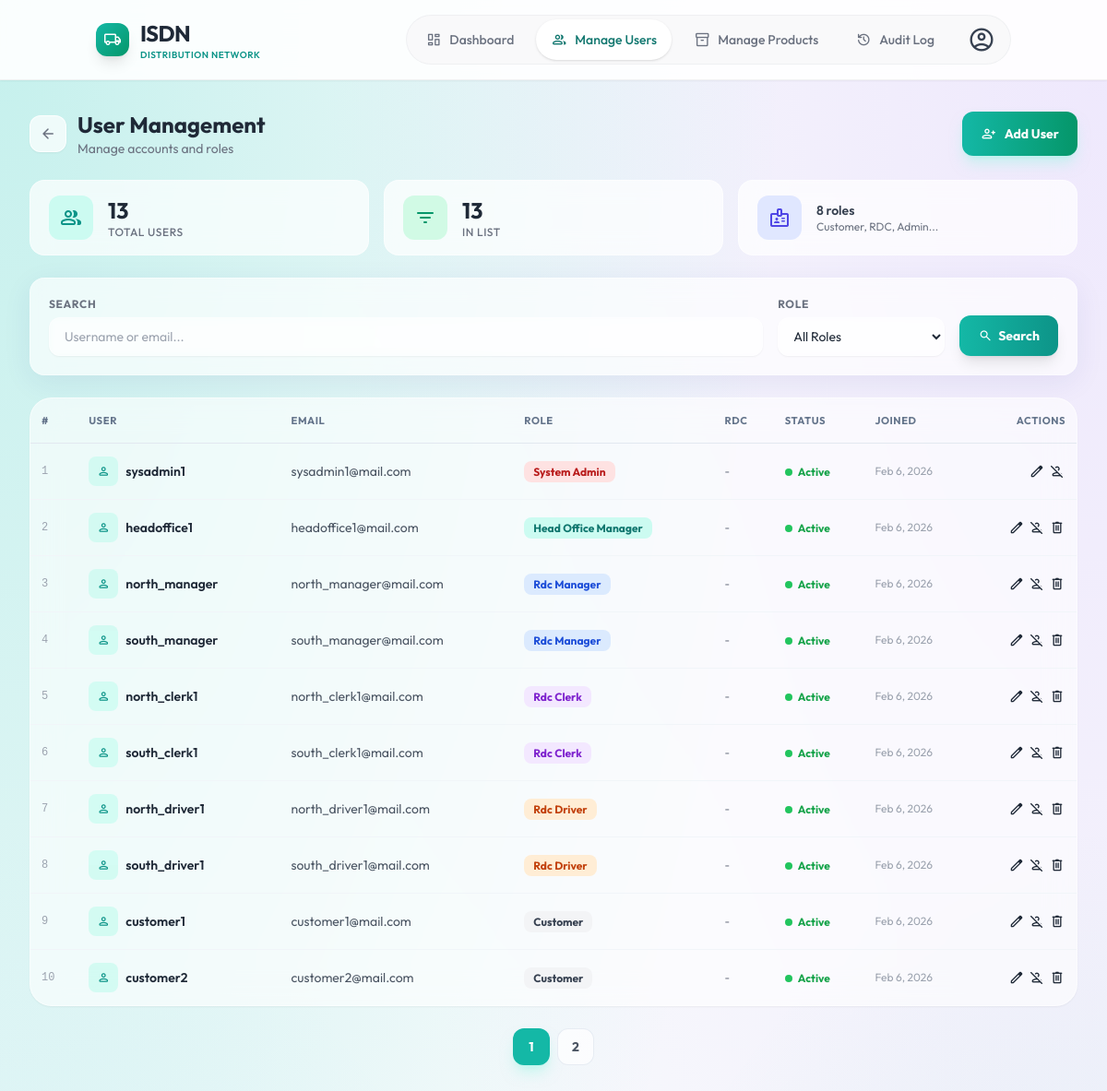
/index.php?page=system-admin-users (signed in), run on the app's committed database.
### tables this page shows
CREATE TABLE `users` (
  `id` int(11) NOT NULL,
  `username` varchar(100) NOT NULL,
  `email` varchar(150) NOT NULL,
  `password` varchar(255) NOT NULL,
  `role` enum('customer','rdc_manager','rdc_clerk','rdc_sales_ref','logistics_officer','rdc_driver','head_office_manager','system_admin') DEFAULT 'customer',
  `rdc_id` int(11) DEFAULT NULL,
  `google_id` varchar(255) DEFAULT NULL,
  `password_reset_token` varchar(255) DEFAULT NULL,
  `password_reset_expires` datetime DEFAULT NULL,
  `is_active` tinyint(1) NOT NULL DEFAULT 1,
  `created_at` timestamp NULL DEFAULT current_timestamp(),
  `updated_at` timestamp NULL DEFAULT current_timestamp() ON UPDATE current_timestamp()
);

### models/SystemAdmin.php (called while the page is built, shortened)
<?php
class SystemAdmin
{
    private PDO $pdo;
    public function __construct(PDO $pdo)
    {
        $this->pdo = $pdo;
    }
    public function getUsers(int $page = 1, int $perPage = 10, string $search = '', string $roleFilter = ''): array
    {
        $offset = ($page - 1) * $perPage;
        $conditions = [];
        $params = [];
        $where = $conditions ? 'WHERE ' . implode(' AND ', $conditions) : '';
        $sql = "SELECT u.*, r.rdc_name
                FROM users u
                LEFT JOIN rdcs r ON u.rdc_id = r.rdc_id
                {$where}
                ORDER BY u.created_at DESC
                LIMIT {$perPage} OFFSET {$offset}";
        $stmt = $this->pdo->prepare($sql);
        $stmt->execute($params);
        return $stmt->fetchAll(PDO::FETCH_ASSOC);
    }
    public function countUsers(string $search = '', string $roleFilter = ''): int
    {
        $conditions = [];
        $params = [];
        $where = $conditions ? 'WHERE ' . implode(' AND ', $conditions) : '';
        $stmt = $this->pdo->prepare("SELECT COUNT(*) FROM users {$where}");
        $stmt->execute($params);
        return (int) $stmt->fetchColumn();
    }
    public function getAllRoles(): array
    {
        return [
            'customer'             => 'Customer',
            'rdc_manager'          => 'RDC Manager',
            'rdc_clerk'            => 'RDC Clerk',
            'rdc_sales_ref'        => 'Sales Representative',
            'logistics_officer'    => 'Logistics Officer',
            'rdc_driver'           => 'RDC Driver',
            'head_office_manager'  => 'Head Office Manager',
            'system_admin'         => 'System Administrator',
        ];
    }
}

### views/system-admin/users.php (the view, shortened to what this page needs)
<?php
require_once __DIR__ . '/../../models/SystemAdmin.php';
$admin = new SystemAdmin($pdo);
require_once __DIR__ . '/../../includes/header.php';
?>
<?php
$search     = trim($_GET['search'] ?? '');
$roleFilter = trim($_GET['role'] ?? '');
$page       = max(1, (int) ($_GET['pg'] ?? 1));
$perPage    = 10;
$users      = $admin->getUsers($page, $perPage, $search, $roleFilter);
$totalUsers = $admin->countUsers($search, $roleFilter);
$totalPages = max(1, ceil($totalUsers / $perPage));
$allRoles   = $admin->getAllRoles();
$totalAll   = $admin->countUsers('', '');
$roleBadges = [
    'customer'            => 'bg-gray-100 text-gray-700',
    'rdc_manager'         => 'bg-blue-100 text-blue-700',
    'rdc_clerk'           => 'bg-purple-100 text-purple-700',
    'rdc_sales_ref'       => 'bg-indigo-100 text-indigo-700',
    'logistics_officer'   => 'bg-yellow-100 text-yellow-700',
    'rdc_driver'          => 'bg-orange-100 text-orange-700',
    'head_office_manager' => 'bg-teal-100 text-teal-700',
    'system_admin'        => 'bg-red-100 text-red-700',
];
?>
<div class="min-h-screen py-8 px-4 sm:px-6 lg:px-8">
    <div class="max-w-7xl mx-auto">
        <div class="flex flex-col md:flex-row md:items-center justify-between gap-4 mb-6">
            <div class="flex items-center gap-3">
                <a href="<?php echo BASE_PATH; ?>/index.php?page=system-admin-dashboard" class="w-10 h-10 rounded-xl bg-white/70 border border-white/80 flex items-center justify-center text-gray-500 hover:text-teal-600 hover:bg-white shadow-sm transition"><span class="material-symbols-rounded">arrow_back</span></a>
                <div>
                    <h1 class="text-2xl font-bold text-gray-800 font-['Outfit']">User Management</h1>
                    <p class="text-sm text-gray-500">Manage accounts and roles</p>
                </div>
            </div>
            <a href="<?php echo BASE_PATH; ?>/index.php?page=system-admin-users&action=add" class="px-5 py-2.5 rounded-xl bg-gradient-to-r from-teal-500 to-emerald-600 text-white font-bold text-sm shadow-lg shadow-teal-200/50 hover:shadow-teal-200/70 hover:scale-[1.02] transition flex items-center gap-2 w-fit">
                <span class="material-symbols-rounded text-lg">person_add</span> Add User
            </a>
        </div>
        <div class="grid grid-cols-1 sm:grid-cols-2 lg:grid-cols-3 gap-4 mb-6">
            <div class="stat-card flex items-center gap-4">
                <div class="w-12 h-12 rounded-xl bg-teal-100 flex items-center justify-center text-teal-600">
                    <span class="material-symbols-rounded text-2xl">group</span>
                </div>
                <div>
                    <p class="text-2xl font-bold text-gray-800"><?php echo number_format($totalAll); ?></p>
                    <p class="text-xs font-medium text-gray-500 uppercase tracking-wider">Total Users</p>
                </div>
            </div>
            <div class="stat-card flex items-center gap-4">
                <div class="w-12 h-12 rounded-xl bg-emerald-100 flex items-center justify-center text-emerald-600">
                    <span class="material-symbols-rounded text-2xl">filter_list</span>
                </div>
                <div>
                    <p class="text-2xl font-bold text-gray-800"><?php echo number_format($totalUsers); ?></p>
                    <p class="text-xs font-medium text-gray-500 uppercase tracking-wider"><?php echo ($search || $roleFilter) ? 'Showing (filtered)' : 'In list'; ?></p>
                </div>
            </div>
            <div class="stat-card flex items-center gap-4 sm:col-span-2 lg:col-span-1">
                <div class="w-12 h-12 rounded-xl bg-indigo-100 flex items-center justify-center text-indigo-600">
                    <span class="material-symbols-rounded text-2xl">badge</span>
                </div>
                <div class="min-w-0">
                    <p class="text-sm font-semibold text-gray-700 truncate"><?php echo count($allRoles); ?> roles</p>
                    <p class="text-xs text-gray-500">Customer, RDC, Admin...</p>
                </div>
            </div>
        </div>
        <form method="GET" class="glass-card rounded-2xl p-5 mb-6 flex flex-wrap gap-4 items-end">
            <div class="flex-1 min-w-[200px]">
                <label class="block text-xs font-bold text-gray-500 uppercase tracking-wider mb-1.5">Search</label>
                <input type="text" name="search" value="<?php echo htmlspecialchars($search); ?>" placeholder="Username or email..."
                       class="w-full border border-white/40 bg-white/30 backdrop-blur-sm rounded-xl px-4 py-2.5 text-sm focus:ring-2 focus:ring-teal-500 focus:border-transparent transition shadow-sm">
            </div>
            <div>
                <label class="block text-xs font-bold text-gray-500 uppercase tracking-wider mb-1.5">Role</label>
                <select name="role" class="border border-white/40 bg-white/30 backdrop-blur-sm rounded-xl px-3 py-2.5 text-sm min-w-[160px] focus:ring-2 focus:ring-teal-500 transition shadow-sm">
                    <option value="">All Roles</option>
                </select>
            </div>
            <button type="submit" class="px-5 py-2.5 rounded-xl bg-gradient-to-r from-teal-500 to-teal-600 text-white font-bold text-sm shadow-lg hover:scale-[1.02] transition flex items-center gap-1.5">
                <span class="material-symbols-rounded text-base">search</span> Search
            </button>
        </form>
        <div class="glass-panel rounded-3xl overflow-hidden mb-6 shadow-sm">
            <?php if (empty($users)): ?>
                <div class="text-center py-20">
                    <div class="w-20 h-20 mx-auto rounded-2xl bg-gray-100/80 flex items-center justify-center text-gray-300 mb-4"><span class="material-symbols-rounded text-4xl">person_search</span></div>
                    <p class="text-gray-500 font-medium">No users found</p>
                    <p class="text-sm text-gray-400 mt-1">Try adjusting search or filters</p>
                </div>
            <?php else: ?>
                <div class="overflow-x-auto">
                    <table class="w-full text-sm admin-table">
                        <thead>
                            <tr class="text-left">
                                <th>#</th>
                                <th>User</th>
                                <th>Email</th>
                                <th>Role</th>
                                <th>RDC</th>
                                <th>Status</th>
                                <th>Joined</th>
                                <th class="text-right">Actions</th>
                            </tr>
                        </thead>
                        <tbody class="divide-y divide-slate-100">
                            <?php foreach ($users as $u): ?>
                            <tr class="table-row-hover" data-user="<?php echo htmlspecialchars(json_encode(['id' => $u['id'], 'username' => $u['username'], 'email' => $u['email'], 'role' => $u['role'], 'rdc_name' => $u['rdc_name'] ?? '-', 'is_active' => (int)($u['is_active'] ?? 1), 'created_at' => $u['created_at']])); ?>">
                                <td class="text-gray-400 font-mono text-xs"><?php echo $u['id']; ?></td>
                                <td>
                                    <button type="button" onclick="openViewUser(this.closest('tr'))" class="font-semibold text-gray-800 hover:text-teal-600 transition text-left flex items-center gap-2">
                                        <span class="w-8 h-8 rounded-lg bg-teal-100/80 flex items-center justify-center text-teal-600 flex-shrink-0"><span class="material-symbols-rounded text-base">person</span></span>
                                        <?php echo htmlspecialchars($u['username']); ?>
                                    </button>
                                </td>
                                <td class="text-gray-600"><?php echo htmlspecialchars($u['email']); ?></td>
                                <td><span class="px-2.5 py-1 rounded-lg text-xs font-bold <?php echo $roleBadges[$u['role']] ?? 'bg-gray-100 text-gray-600'; ?>"><?php echo ucwords(str_replace('_', ' ', $u['role'])); ?></span></td>
                                <td class="text-gray-500 text-xs"><?php echo htmlspecialchars($u['rdc_name'] ?? '-'); ?></td>
                                <td>
                                    <?php if ($u['is_active'] ?? 1): ?>
                                        <span class="inline-flex items-center gap-1.5 text-xs font-bold text-green-600"><span class="w-2 h-2 rounded-full bg-green-500"></span>Active</span>
                                    <?php else: ?>
                                        <span class="inline-flex items-center gap-1.5 text-xs font-bold text-red-500"><span class="w-2 h-2 rounded-full bg-red-400"></span>Inactive</span>
                                    <?php endif; ?>
                                </td>
                                <td class="text-gray-400 text-xs"><?php echo date('M j, Y', strtotime($u['created_at'])); ?></td>
                                <td class="text-right">
                                    <div class="flex items-center justify-end gap-1">
                                        <a href="<?php echo BASE_PATH; ?>/index.php?page=system-admin-users&action=edit&id=<?php echo $u['id']; ?>" class="admin-action-btn admin-action-btn-edit" title="Edit"><span class="material-symbols-rounded text-lg">edit</span></a>
                                        <button type="button" onclick="openConfirmUser(<?php echo $u['id']; ?>, 'toggle', '<?php echo ($u['is_active'] ?? 1) ? 'Deactivate' : 'Activate'; ?> this user?')" class="admin-action-btn admin-action-btn-toggle <?php echo ($u['is_active'] ?? 1) ? '' : 'on'; ?>" title="<?php echo ($u['is_active'] ?? 1) ? 'Deactivate' : 'Activate'; ?>"><span class="material-symbols-rounded text-lg"><?php echo ($u['is_active'] ?? 1) ? 'person_off' : 'person'; ?></span></button>
                                        <?php if ($u['id'] != $_SESSION['user_id']): ?>
                                        <button type="button" onclick="openConfirmUser(<?php echo $u['id']; ?>, 'delete', 'Permanently delete this user? This cannot be undone.')" class="admin-action-btn admin-action-btn-delete" title="Delete"><span class="material-symbols-rounded text-lg">delete</span></button>
                                        <?php endif; ?>
                                    </div>
                                </td>
                            </tr>
                            <?php endforeach; ?>
                        </tbody>
                    </table>
                </div>
            <?php endif; ?>
        </div>
        <?php if ($totalPages > 1): ?>
        <div class="flex items-center justify-center gap-2 flex-wrap">
            <?php for ($i = 1; $i <= $totalPages; $i++):
                $isActive = $i === $page;
                $qs = http_build_query(array_merge($_GET, ['pg' => $i]));
            ?>
                <a href="<?php echo BASE_PATH; ?>/index.php?<?php echo $qs; ?>"
                   class="w-10 h-10 rounded-xl flex items-center justify-center text-sm font-bold transition <?php echo $isActive ? 'bg-teal-500 text-white shadow-lg shadow-teal-200/50' : 'bg-white/70 text-gray-600 hover:bg-white border border-slate-200/80'; ?>">
                    <?php echo $i; ?>
                </a>
            <?php endfor; ?>
        </div>
        <?php endif; ?>
    </div>
</div>
<?php require_once __DIR__ . '/../../includes/footer.php'; ?>

### data on the page
users: id "1", username "sysadmin1", email "sysadmin1@mail.com", role "System Admin", rdc_name "-", is_active 1 (drawn), created_at "Feb 6, 2026"
users: id "2", username "headoffice1", email "headoffice1@mail.com", role "Head Office Manager", rdc_name "-", is_active 1 (drawn), created_at "Feb 6, 2026"
users: id "3", username "north_manager", email "north_manager@mail.com", role "Rdc Manager", rdc_name "-", is_active 1 (drawn), created_at "Feb 6, 2026"
users: id "4", username "south_manager", email "south_manager@mail.com", role "Rdc Manager", rdc_name "-", is_active 1 (drawn), created_at "Feb 6, 2026"
users: id "5", username "north_clerk1", email "north_clerk1@mail.com", role "Rdc Clerk", rdc_name "-", is_active 1 (drawn), created_at "Feb 6, 2026"
users: id "6", username "south_clerk1", email "south_clerk1@mail.com", role "Rdc Clerk", rdc_name "-", is_active 1 (drawn), created_at "Feb 6, 2026"
users: id "7", username "north_driver1", email "north_driver1@mail.com", role "Rdc Driver", rdc_name "-", is_active 1 (drawn), created_at "Feb 6, 2026"
users: id "8", username "south_driver1", email "south_driver1@mail.com", role "Rdc Driver", rdc_name "-", is_active 1 (drawn), created_at "Feb 6, 2026"
users: id "9", username "customer1", email "customer1@mail.com", role "Customer", rdc_name "-", is_active 1 (drawn), created_at "Feb 6, 2026"
users: id "10", username "customer2", email "customer2@mail.com", role "Customer", rdc_name "-", is_active 1 (drawn), created_at "Feb 6, 2026"

### other printed values
$item['label'] "Dashboard"
$item['label'] "Manage Users"
$item['label'] "Manage Products"
$item['label'] "Audit Log"
$totalAll "13"
$totalUsers "13"
count($allRoles) "8"
